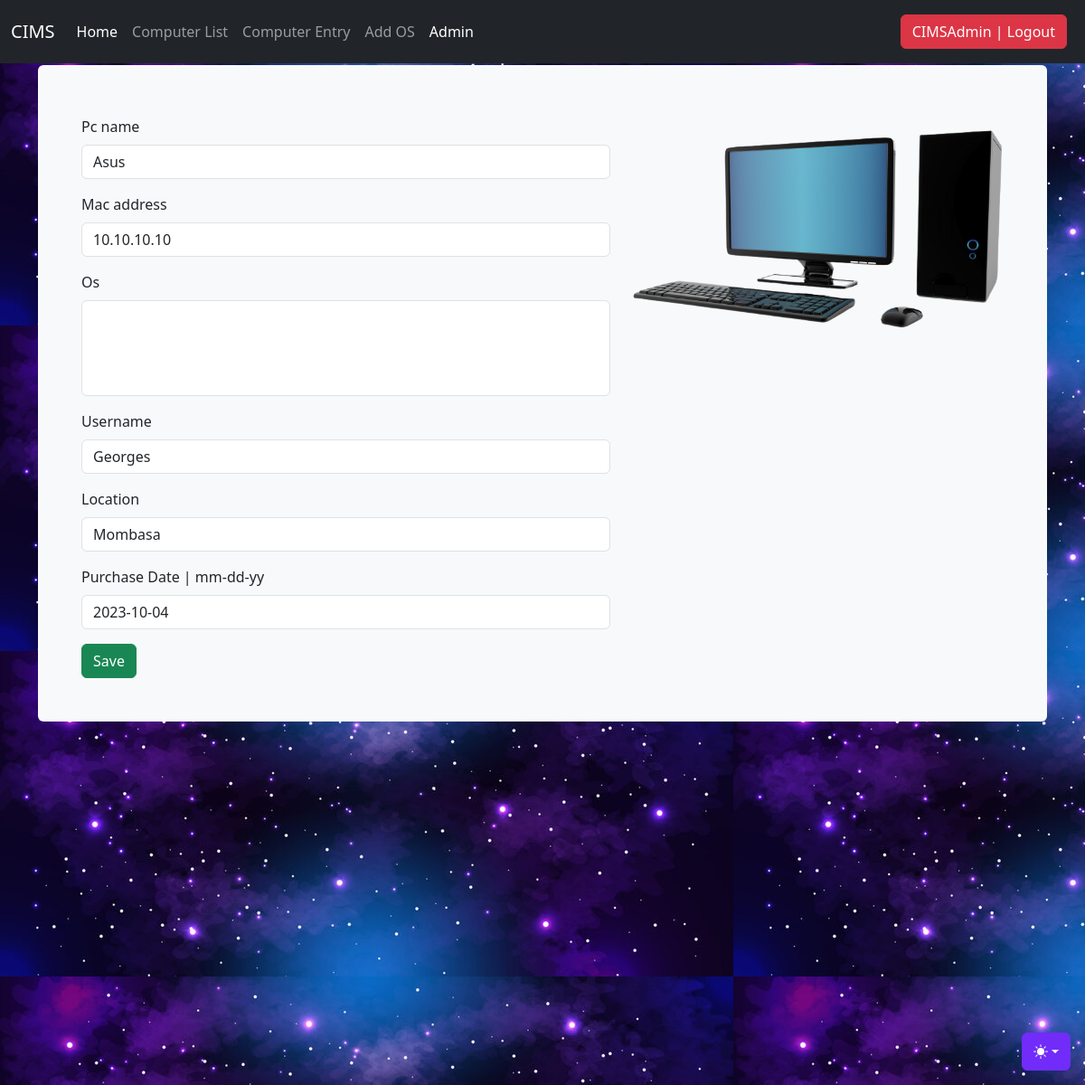
Screenshot of /update/2/ (signed in) with the database file from the repository.
### Inventory/models.py (models this page shows, shortened)
class Computer(models.Model):
    pc_name = models.CharField(max_length=50, blank=True, null=True)
    mac_address = models.CharField(max_length=50, blank=True, null=True)
    ip_address = models.CharField(max_length=50, blank=True, null=True)
    os = models.ManyToManyField(Os_Choice, blank=True, null=True)
    username = models.CharField(max_length=50, blank=True, null=True)
    location = models.CharField(max_length=50, blank=True, null=True)
    purchase_date = models.DateField(("Purchase Date | mm-dd-yy"), auto_now_add=False, auto_now=False, blank=True, null=True)
    csv_export = models.BooleanField(blank=True, null=True)

### Inventory/views.py (the view)
# urls.py: path('update/<str:pk>/', update, name="update"),
@login_required
def update(request, pk):#UPDATE FORM
    item = get_object_or_404(Computer, id=pk)
    form = UpdateForm(instance=item)
    if request.method == 'POST':
        form = UpdateForm(request.POST, instance=item)
        if form.is_valid():
            form.save()
            form.instance.os.set(form.cleaned_data['os'])
            return redirect('list')
    context = {
        'form':form
    }
    return render(request, 'add.html/', context)

### Inventory/forms.py
class UpdateForm(forms.ModelForm):
    class Meta:
        model = Computer
        fields = ['pc_name','mac_address','os','username','location', 'purchase_date']

### Inventory/templates/add.html (shortened to what this page needs)
{% extends 'base.html' %}
{% load static %}
{% load bootstrap5 %}
{% block cimscontent %}
    <div class="bg-body-tertiary p-5 rounded">
        <div class="row">
            <div class="col-sm-7">
                <form action="" method="post">
                    <div class="row">
                        {% for field in form %}
                        <div class="col-12">
                            {% bootstrap_field field %}
                        </div>
                        {% endfor %}
                    </div>
                    <button class="btn btn-success">Save</button>
                </form>
            </div>
            <div class="col-sm-5 aligncenter">
                <img src="{% static 'img/pc.png' %}" alt="computer" style="width:100%">
            </div>
        </div>
    </div>
{% endblock cimscontent %}

### Inventory/templates/base.html (shortened to what this page needs)
{% load static %}
<!doctype html>
<html lang="en" data-bs-theme="auto">
  <head>
    <link rel="stylesheet" href="https://cdn.jsdelivr.net/npm/@docsearch/css@3">
    <link href="{% static 'css/bootstrap.min.css' %}" rel="stylesheet">
    <link href="{% static 'js/jquery-3.7.1.min.js/jquery-ui.min.css' %}" rel="stylesheet">
    <link href="{% static 'js/jquery-3.7.1.min.js/jquery-ui.structure.min.css' %}" rel="stylesheet">
    <link href="{% static 'js/jquery-3.7.1.min.js/jquery-ui.theme.min.css' %}" rel="stylesheet">
    <link href="{% static 'css/index.css' %}" rel="stylesheet">
    <link rel="stylesheet" href="https://cdnjs.cloudflare.com/ajax/libs/font-awesome/6.0.0-beta3/css/all.min.css">
  </head>
  <body>
    <div class="dropdown position-fixed bottom-0 end-0 mb-3 me-3 bd-mode-toggle">
      <button class="btn btn-bd-primary py-2 dropdown-toggle d-flex align-items-center"
              id="bd-theme"
              type="button"
              aria-expanded="false"
              data-bs-toggle="dropdown"
              aria-label="Toggle theme (auto)">
        <svg class="bi my-1 theme-icon-active" width="1em" height="1em"><use href="#circle-half"></use></svg>
      </button>
    </div>
    <nav class="navbar navbar-expand-md navbar-dark fixed-top bg-dark">
      <div class="container-fluid">
        <a class="navbar-brand" href="/#">CIMS</a>
        <div class="collapse navbar-collapse" id="navbarCollapse">
          <ul class="navbar-nav me-auto mb-2 mb-md-0">
            <li class="nav-item">
              <a class="nav-link active" aria-current="page" href="">Home</a>
            </li>
            {% if request.user.is_authenticated %}
            <li class="nav-item">
              <a class="nav-link" href="/list/">Computer List</a>
            </li>
            <li class="nav-item">
              <a class="nav-link" href="/add/">Computer Entry</a>
            </li>
            <li class="nav-item">
              <a class="nav-link" href="/add_os/">Add OS</a>
            </li>
            <li class="nav-item">
              <a class="nav-link active" aria-current="page" href="/admin/">Admin</a>
            </li>
          </ul>
          <ul class="navbar-nav mb-2 mb-md-0">
            <li class="nav-item">
              <a href="/accounts/logout" class="nav-link"><button class="btn btn-danger">{{ user }} | Logout</button></a>
            </li>
            {% else %}
            <li class="nav-item">
              <a href="/admin" class="nav-link"><button class="btn btn-primary"><i class="fas fa-enter"></i>Login</button></a>
            </li>
            {% endif %}
          </ul>
        </div>
      </div>
    </nav>
    <main class="container">
      {% block cimscontent %}
      {% endblock cimscontent %}
    </main>
  </body>
</html>

### Inventory/static/css/index.css (style rules this page uses)
* { border: border-box; }
body { min-height: 75rem; padding-top: 4.5rem; background-image: url("../img/bg.jpg"); }
.bi { vertical-align: -.125em; fill: currentColor; }
.btn-bd-primary { --bd-violet-bg: #712cf9; --bd-violet-rgb: 112.520718, 44.062154, 249.437846; --bs-btn-font-weight: 600; --bs-btn-color: var(--bs-white); --bs-btn-bg: var(--bd-violet-bg); --bs-btn-border-color: var(--bd-violet-bg); --bs-btn-hover-color: var(--bs-white); --bs-btn-hover-bg: #6528e0; --bs-btn-hover-border-color: #6528e0; --bs-btn-focus-shadow-rgb: var(--bd-violet-rgb); --bs-btn-active-color: var(--bs-btn-hover-color); --bs-btn-active-bg: #5a23c8; --bs-btn-active-border-color: #5a23c8; }
.bd-mode-toggle { z-index: 1500; }

### rows the page displays
Computer: pc_name "Asus" "10.10.10.10" "Georges" "Mombasa" "2023-10-04"

### other values shown
{{ user }} "CIMSAdmin"
